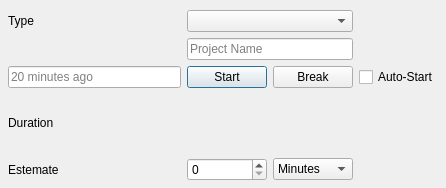
<?xml version="1.0" encoding="UTF-8"?>
<ui version="4.0">
 <class>Form</class>
 <widget class="QWidget" name="Form">
  <property name="geometry">
   <rect>
    <x>0</x>
    <y>0</y>
    <width>446</width>
    <height>188</height>
   </rect>
  </property>
  <property name="windowTitle">
   <string>Form</string>
  </property>
  <widget class="QWidget" name="gridLayoutWidget">
   <property name="geometry">
    <rect>
     <x>8</x>
     <y>10</y>
     <width>431</width>
     <height>171</height>
    </rect>
   </property>
   <layout class="QGridLayout" name="gridLayout">
    <item row="3" column="0">
     <widget class="QLabel" name="lblDuration">
      <property name="text">
       <string>Duration</string>
      </property>
     </widget>
    </item>
    <item row="0" column="0">
     <widget class="QLabel" name="lblType">
      <property name="text">
       <string>Type</string>
      </property>
     </widget>
    </item>
    <item row="4" column="0">
     <widget class="QLabel" name="lblEstimate">
      <property name="text">
       <string>Estemate</string>
      </property>
     </widget>
    </item>
    <item row="4" column="2">
     <widget class="QComboBox" name="cmbEstimateUnit">
      <item>
       <property name="text">
        <string>Minutes</string>
       </property>
      </item>
      <item>
       <property name="text">
        <string>Hours</string>
       </property>
      </item>
     </widget>
    </item>
    <item row="4" column="1">
     <widget class="QSpinBox" name="lblEstimateValue"/>
    </item>
    <item row="2" column="0">
     <widget class="QLineEdit" name="txtAddTime">
      <property name="enabled">
       <bool>true</bool>
      </property>
      <property name="toolTip">
       <string>time like &quot;13:00&quot; or &quot;20 minutes ago&quot;</string>
      </property>
      <property name="placeholderText">
       <string>20 minutes ago</string>
      </property>
     </widget>
    </item>
    <item row="2" column="3">
     <widget class="QCheckBox" name="chbAutoStart">
      <property name="text">
       <string>Auto-Start</string>
      </property>
     </widget>
    </item>
    <item row="1" column="1" colspan="2">
     <widget class="QLineEdit" name="txtProject">
      <property name="enabled">
       <bool>true</bool>
      </property>
      <property name="toolTip">
       <string>&lt;html&gt;&lt;head/&gt;&lt;body&gt;&lt;p&gt;Name of the Project&lt;/p&gt;&lt;p&gt;(Account name is artwork:&amp;lt;art&amp;gt;:&amp;lt;projectname&amp;gt;)&lt;/p&gt;&lt;/body&gt;&lt;/html&gt;</string>
      </property>
      <property name="text">
       <string/>
      </property>
      <property name="placeholderText">
       <string>Project Name</string>
      </property>
     </widget>
    </item>
    <item row="0" column="1" colspan="2">
     <widget class="QComboBox" name="cmbType">
      <property name="enabled">
       <bool>true</bool>
      </property>
     </widget>
    </item>
    <item row="2" column="1" colspan="2">
     <layout class="QGridLayout" name="gridLayout_2">
      <item row="0" column="0">
       <widget class="QPushButton" name="btnStartStop">
        <property name="enabled">
         <bool>true</bool>
        </property>
        <property name="text">
         <string>Start</string>
        </property>
        <property name="default">
         <bool>true</bool>
        </property>
       </widget>
      </item>
      <item row="0" column="1">
       <widget class="QPushButton" name="btnBreak">
        <property name="enabled">
         <bool>true</bool>
        </property>
        <property name="text">
         <string>Break</string>
        </property>
       </widget>
      </item>
     </layout>
    </item>
    <item row="3" column="1" colspan="2">
     <widget class="QLabel" name="lblStatus">
      <property name="text">
       <string/>
      </property>
     </widget>
    </item>
   </layout>
  </widget>
 </widget>
 <resources/>
 <connections/>
</ui>
